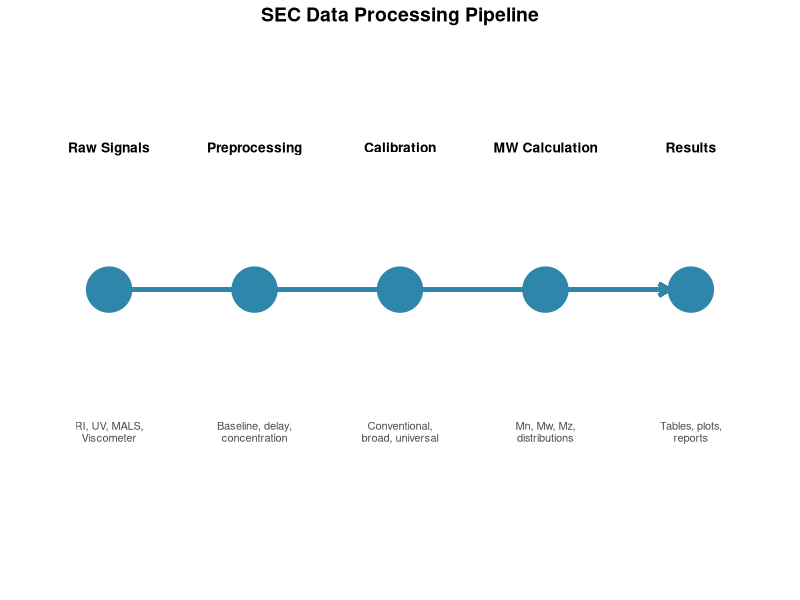

Write the R code that produced this figure. (Note: this script raises an error after producing the figure.)
## ---- chunk 1
knitr::opts_chunk$set(
  collapse = TRUE,
  comment = "#>",
  fig.width = 7,
  fig.height = 5
)
## ---- chunk 2
library(ggplot2)

# Create a simplified visual representation of the pipeline using numeric positions
stages <- data.frame(
  x = 1:5,
  y = 1,
  stage = c("Raw Signals", "Preprocessing", "Calibration", "MW Calculation", "Results"),
  description = c(
    "RI, UV, MALS,\nViscometer",
    "Baseline, delay,\nconcentration",
    "Conventional,\nbroad, universal",
    "Mn, Mw, Mz,\ndistributions",
    "Tables, plots,\nreports"
  )
)

ggplot(stages, aes(x = x, y = y)) +
  geom_segment(aes(x = 1.15, xend = 4.85, y = 1, yend = 1),
               arrow = arrow(length = unit(0.3, "cm")),
               color = "#2E86AB", linewidth = 1.5) +
  geom_point(size = 15, color = "#2E86AB") +
  geom_text(aes(label = stage), y = 1.15, size = 3.5, fontface = "bold") +
  geom_text(aes(label = description), y = 0.85, size = 2.8, lineheight = 0.9, color = "gray30") +
  scale_x_continuous(limits = c(0.5, 5.5)) +
  scale_y_continuous(limits = c(0.7, 1.25)) +
  labs(title = "SEC Data Processing Pipeline") +
  theme_void() +
  theme(
    plot.title = element_text(hjust = 0.5, size = 14, face = "bold")
  )
## ---- chunk 3
# Simplified decision tree visualization
library(tibble)

nodes <- tibble(
  x = c(4, 2, 6, 1, 3, 5, 7),
  y = c(4, 3, 3, 2, 2, 2, 2),
  label = c(
    "Do you have a\nlight scattering\ndetector?",
    "Do you have\nnarrow standards?",
    "Use MALS/LALS\nfor absolute MW",
    "Use broad\nstandard cal",
    "Same polymer\nas standards?",
    "",
    ""
  ),
  type = c("question", "question", "answer", "answer", "question", "answer", "answer")
)

edges <- tibble(
  x = c(4, 4, 2, 2, 3, 3),
  xend = c(2, 6, 1, 3, 3.8, 4.2),
  y = c(3.8, 3.8, 2.8, 2.8, 1.8, 1.8),
  yend = c(3.2, 3.2, 2.2, 2.2, 1.4, 1.4),
  label = c("No", "Yes", "No", "Yes", "No", "Yes")
)

# Add final answers
final_nodes <- tibble(
  x = c(3.8, 4.2),
  y = c(1.2, 1.2),
  label = c("Use universal\ncalibration", "Use conventional\ncalibration"),
  type = c("answer", "answer")
)

ggplot() +
  # Draw edges
  geom_segment(data = edges, aes(x = x, xend = xend, y = y, yend = yend),
               linewidth = 0.8, color = "gray50") +
  geom_text(data = edges, aes(x = (x + xend) / 2 + 0.15, y = (y + yend) / 2, label = label),
            size = 3, color = "gray30") +
  # Draw nodes

  geom_label(data = nodes |> filter(type == "question"),
             aes(x = x, y = y, label = label),
             fill = "#E3F2FD", color = "#2E86AB", size = 3, label.padding = unit(0.4, "lines")) +
  geom_label(data = nodes |> filter(type == "answer", label != ""),
             aes(x = x, y = y, label = label),
             fill = "#E8F5E9", color = "#1B5E20", size = 3, label.padding = unit(0.4, "lines")) +
  geom_label(data = final_nodes,
             aes(x = x, y = y, label = label),
             fill = "#E8F5E9", color = "#1B5E20", size = 3, label.padding = unit(0.4, "lines")) +
  labs(title = "Choosing Your Calibration Method") +
  theme_void() +
  theme(plot.title = element_text(hjust = 0.5, size = 14, face = "bold")) +
  coord_cartesian(xlim = c(0, 8), ylim = c(0.8, 4.5))
